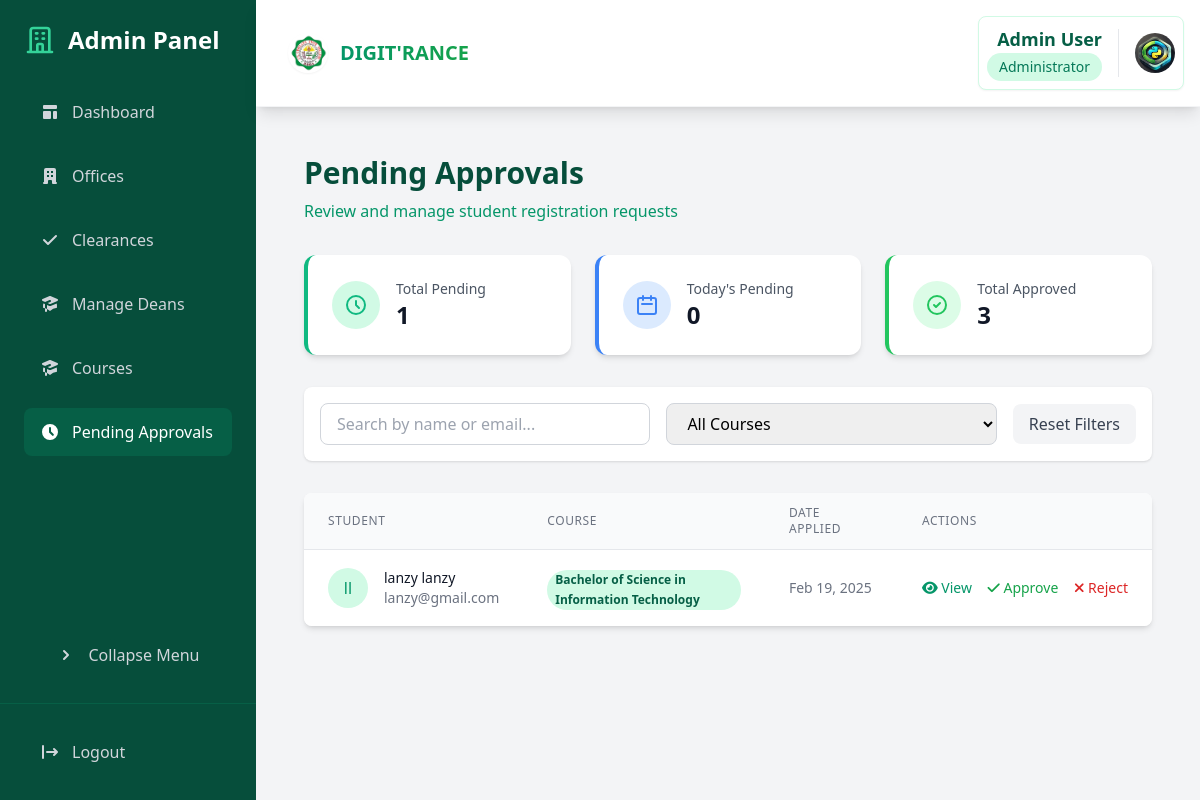
/dashboard/admin/pending-approvals/ (signed in), run on an earlier commit of the app's database.
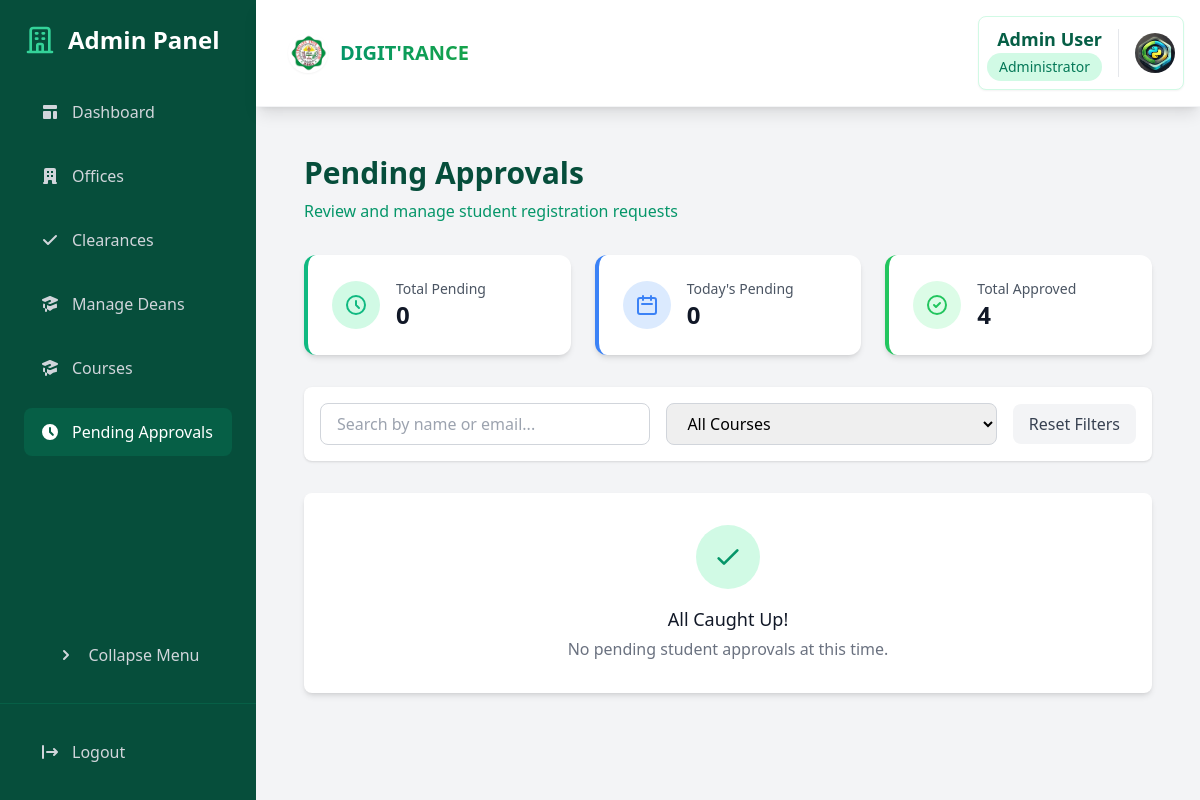
And on a later commit of the database.
### core/models.py (models this page shows, shortened)
class Student(models.Model):
    student_id = models.CharField(max_length=20, unique=True)
    user = models.OneToOneField(User, on_delete=models.CASCADE)
    course = models.ForeignKey(Course, on_delete=models.PROTECT)
    year_level = models.IntegerField()
    is_boarder = models.BooleanField(default=False)
    created_at = models.DateTimeField(auto_now_add=True)
    program_chair = models.ForeignKey(ProgramChair, on_delete=models.SET_NULL, null=True, blank=True, related_name="students")
    dormitory_owner = models.ForeignKey(Staff, on_delete=models.SET_NULL, null=True, blank=True, related_name="students_dorm", limit_choices_to={'is_dormitory_owner': True})
    is_approved = models.BooleanField(default=False)
    approval_date = models.DateTimeField(null=True, blank=True)
    approval_admin = models.ForeignKey(User, on_delete=models.SET_NULL, null=True, blank=True, related_name='approved_students')
    profile_picture = models.ImageField(
        upload_to='student_profiles/',
        null=True,
        blank=True
    )

class Course(models.Model):
    code = models.CharField(max_length=10, unique=True)  # e.g., BSIT, BPED
    name = models.CharField(max_length=100)  # e.g., Bachelor of Science in Information Technology
    dean = models.ForeignKey(Dean, on_delete=models.CASCADE, related_name='courses')
    is_active = models.BooleanField(default=True)  # To mark if course is currently offered
    created_at = models.DateTimeField(auto_now_add=True)
    updated_at = models.DateTimeField(auto_now=True)
    class Meta:
        ordering = ['code']

### core/views.py (the view)
# urls.py: path('dashboard/admin/pending-approvals/', views.admin_pending_approvals, name='admin_pending_approvals'),
@login_required
@user_passes_test(lambda u: u.is_superuser)
def admin_pending_approvals(request):
    pending_approvals = Student.objects.filter(
        is_approved=False,
        user__is_active=False
    ).select_related('user', 'course').order_by('-user__date_joined')
    stats = {
        'total_pending': pending_approvals.count(),
        'today_pending': pending_approvals.filter(
            user__date_joined__date=timezone.now().date()
        ).count(),
        'total_approved': Student.objects.filter(is_approved=True).count(),
    }
    context = {
        'pending_approvals': pending_approvals,
        'stats': stats,
        'courses': Course.objects.all(),
    }
    return render(request, 'admin/pending_approvals.html', context)

### core/models.py (called while the page is built)
    def get_profile_picture_url(self):
        if self.profile_picture and hasattr(self.profile_picture, 'url'):
            return self.profile_picture.url
        return static('img/default-profile.png')

### templates/admin/pending_approvals.html (shortened to what the changed rows need)
{% extends 'base.html' %}
{% load static %}
{% block content %}
<div class="p-6 space-y-8">
    <div class="mb-8">
        <h1 class="text-3xl font-bold text-emerald-900">Pending Approvals</h1>
    </div>
    <div class="grid grid-cols-1 md:grid-cols-3 gap-6 mb-8">
        <div class="bg-white rounded-xl shadow-md p-6 border-l-4 border-emerald-500">
            <div class="flex items-center">
                <div>
                    <p class="text-sm text-gray-600">Total Pending</p>
                    <p class="text-2xl font-bold text-gray-900 total-pending">{{ stats.total_pending }}</p>
                </div>
            </div>
        </div>
        <div class="bg-white rounded-xl shadow-md p-6 border-l-4 border-green-500">
            <div class="flex items-center">
                <div>
                    <p class="text-sm text-gray-600">Total Approved</p>
                    <p class="text-2xl font-bold text-gray-900 total-approved">{{ stats.total_approved }}</p>
                </div>
            </div>
        </div>
    </div>
    <div class="bg-white shadow-md rounded-lg overflow-hidden">
        {% if pending_approvals %}
        <table class="min-w-full divide-y divide-gray-200">
            <thead class="bg-gray-50">
                <tr>
                    <th class="px-6 py-3 text-left text-xs font-medium text-gray-500 uppercase tracking-wider">Student</th>
                    <th class="px-6 py-3 text-left text-xs font-medium text-gray-500 uppercase tracking-wider">Course</th>
                    <th class="px-6 py-3 text-left text-xs font-medium text-gray-500 uppercase tracking-wider">Date Applied</th>
                    <th class="px-6 py-3 text-left text-xs font-medium text-gray-500 uppercase tracking-wider">Actions</th>
                </tr>
            </thead>
            <tbody class="bg-white divide-y divide-gray-200">
                {% for student in pending_approvals %}
                <tr id="student-row-{{ student.id }}" class="hover:bg-gray-50">
                    <td class="px-6 py-4">
                        <div class="flex items-center">
                            <div class="flex-shrink-0 h-10 w-10">
                                <div class="h-10 w-10 rounded-full bg-emerald-100 flex items-center justify-center">
                                    <span class="text-emerald-600 font-medium">
                                        {{ student.user.first_name|make_list|first }}{{ student.user.last_name|make_list|first }}
                                    </span>
                                </div>
                            </div>
                            <div class="ml-4">
                                <div class="text-sm font-medium text-gray-900">{{ student.user.get_full_name }}</div>
                                <div class="text-sm text-gray-500">{{ student.user.email }}</div>
                            </div>
                        </div>
                    </td>
                    <td class="px-6 py-4">
                        <span class="px-2 inline-flex text-xs leading-5 font-semibold rounded-full bg-emerald-100 text-emerald-800">
                            {{ student.course.name }}
                        </span>
                    </td>
                    <td class="px-6 py-4 whitespace-nowrap text-sm text-gray-500">
                        {{ student.user.date_joined|date:"M d, Y" }}
                    </td>
                    <td class="px-6 py-4 whitespace-nowrap text-sm font-medium">
                        <button onclick="viewDetails('{{ student.id }}')"
                                class="text-emerald-600 hover:text-emerald-900 mr-3">
                            <i class="fas fa-eye"></i> View
                        </button>
                        <button onclick="approveStudent('{{ student.id }}')"
                                class="text-green-600 hover:text-green-900 mr-3">
                            <i class="fas fa-check"></i> Approve
                        </button>
                        <button onclick="showRejectModal('{{ student.id }}')"
                                class="text-red-600 hover:text-red-900">
                            <i class="fas fa-times"></i> Reject
                        </button>
                    </td>
                </tr>
                {% endfor %}
            </tbody>
        </table>
        {% else %}
        <div class="p-8 text-center">
            <div class="inline-flex items-center justify-center w-16 h-16 rounded-full bg-emerald-100 mb-4">
                <svg class="w-8 h-8 text-emerald-600" fill="none" stroke="currentColor" viewBox="0 0 24 24">
                    <path stroke-linecap="round" stroke-linejoin="round" stroke-width="2" d="M5 13l4 4L19 7"></path>
                </svg>
            </div>
            <h3 class="text-lg font-medium text-gray-900 mb-1">All Caught Up!</h3>
            <p class="text-gray-500">No pending student approvals at this time.</p>
        </div>
        {% endif %}
    </div>
</div>
{% endblock %}

What changed in the data, as far as the page shows it:
no longer on this page (row edited): Student: user.first_name|make_list "l", user.last_name|make_list "l", user.get_full_name "lanzy lanzy", user.email "lanzy@gmail.com", course.name "Bachelor of Science in Information Technology", user.date_joined "Feb 19, 2025"
Also different on the page:
{{ stats.total_pending }}: "1" → "0"
{{ stats.total_approved }}: "3" → "4"
text no longer shown: "STUDENT COURSE DATE APPLIED ACTIONS"
text now shown: "All Caught Up! No pending student approvals at this time."
